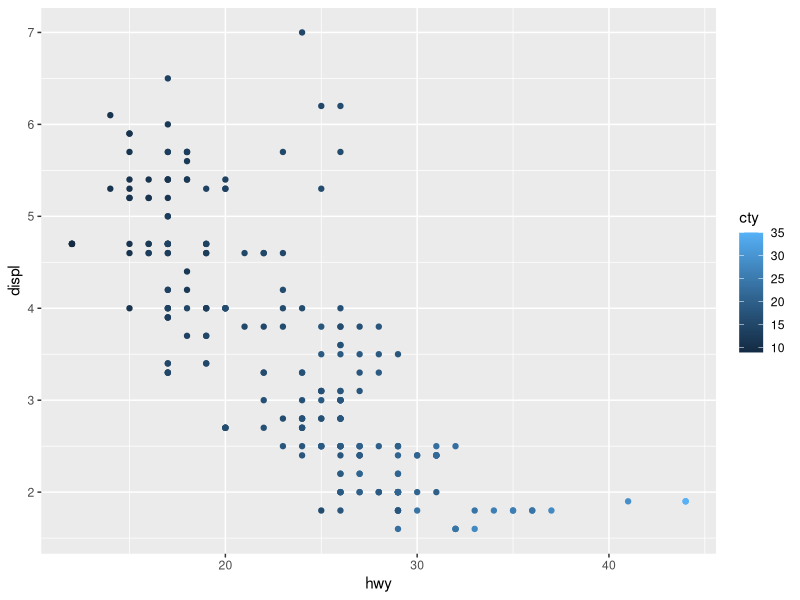
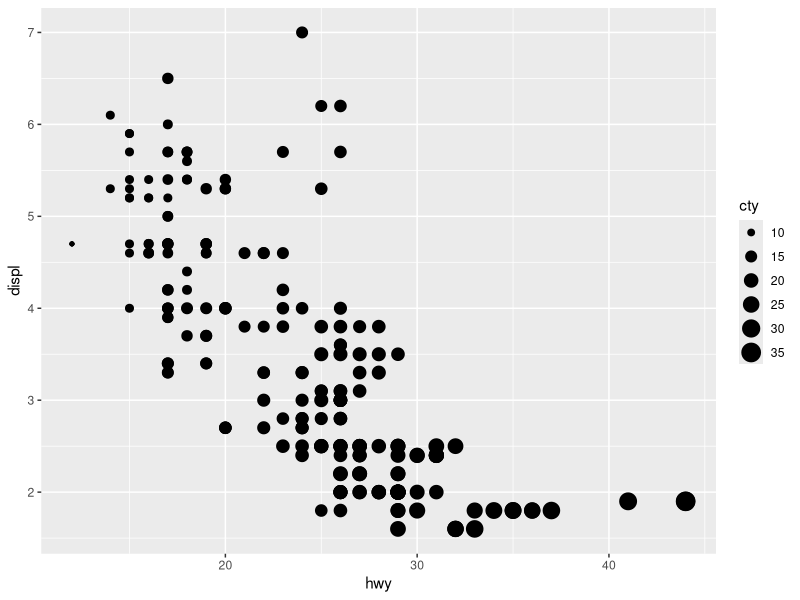
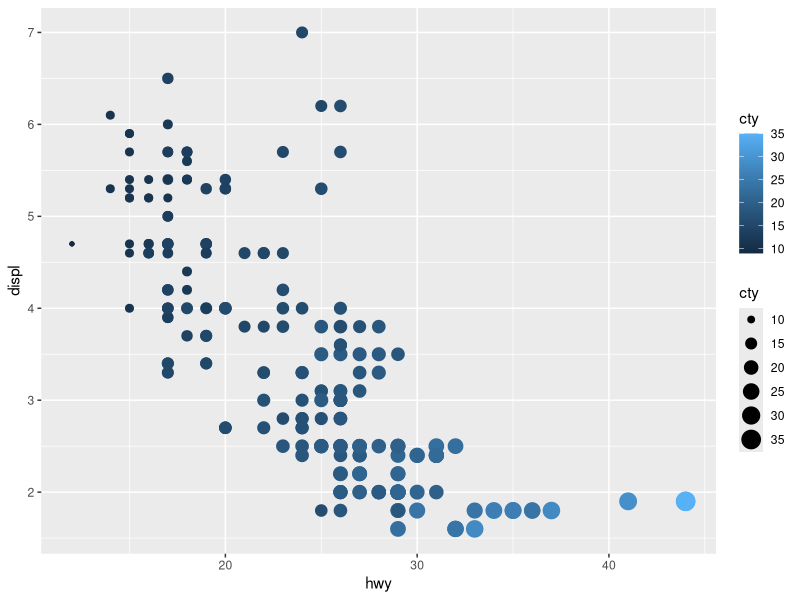
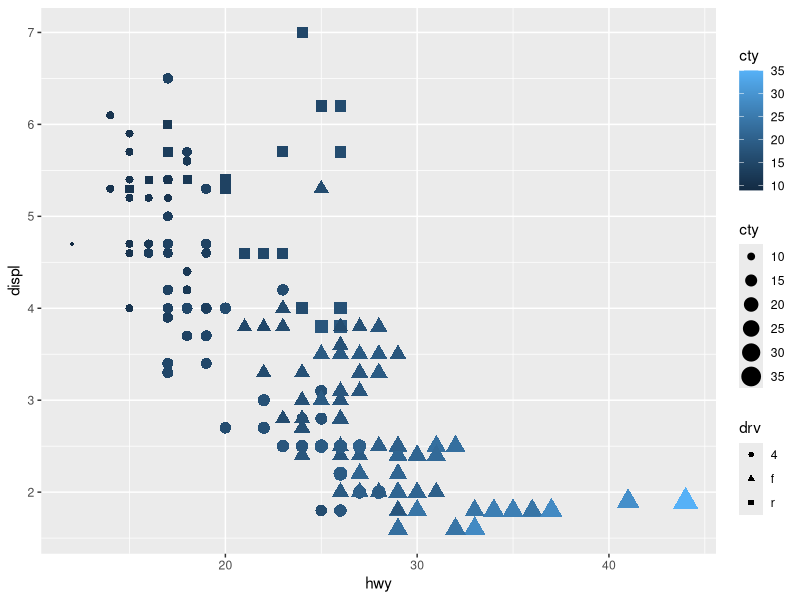

Reproduce these figures in R, in order.
library(tidyverse)
ggplot(
  mpg, 
  aes(x = hwy, y = displ, color = cty)
) + 
  geom_point()
ggplot(
  mpg, 
  aes(x = hwy, y = displ, size = cty)
) + 
  geom_point()
ggplot(
  mpg, 
  aes(x = hwy, y = displ, size = cty, color = cty)
) + 
  geom_point()
ggplot(
  mpg, 
  aes(x = hwy, y = displ, size = cty, color = cty, shape = drv)
) + 
  geom_point()
